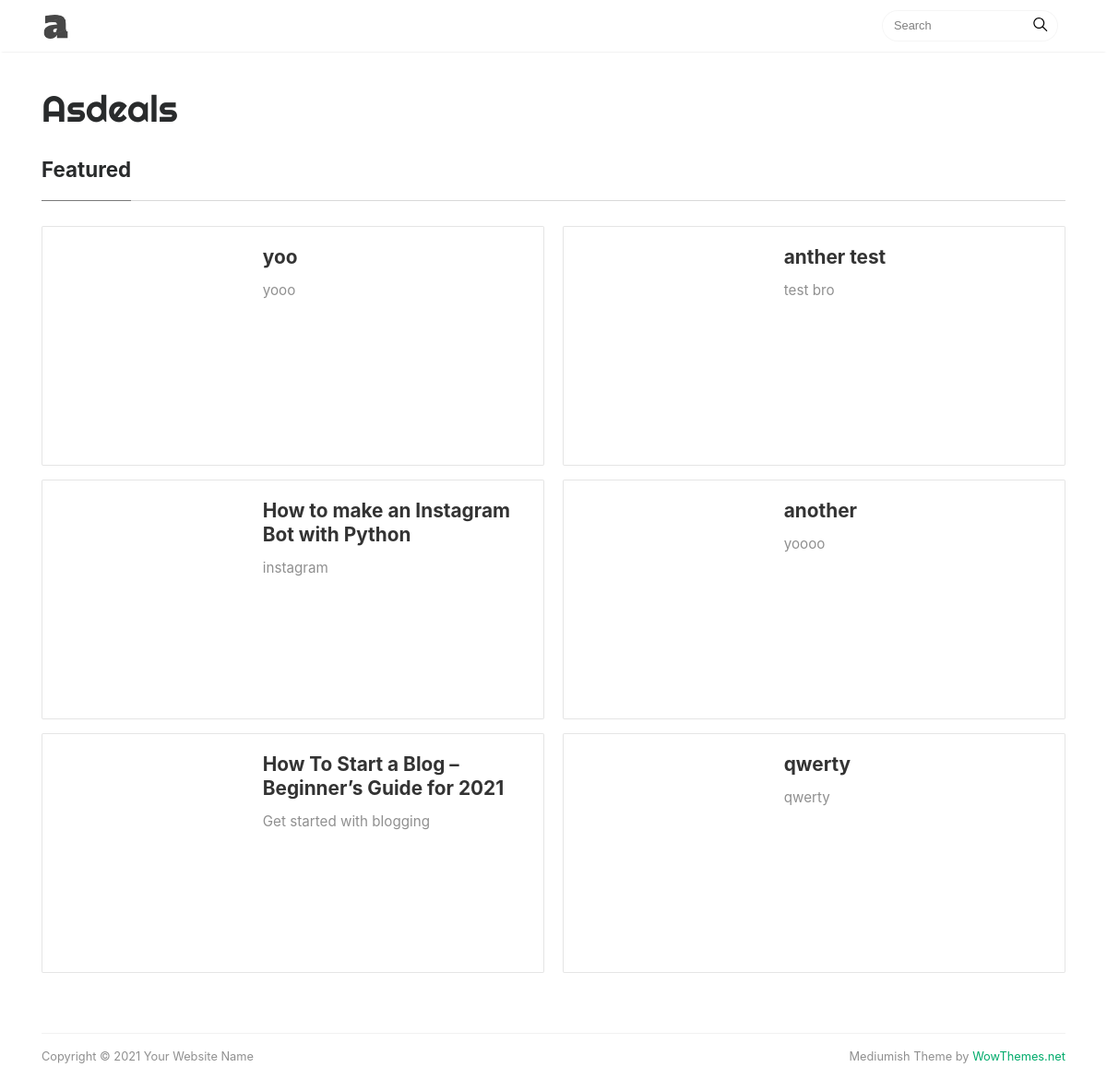
The page / on the database its author committed.
### blog/models.py (models this page shows)
class Post(models.Model):
    visitors = models.IntegerField(default=0)
    title = models.TextField()
    post = models.TextField()
    post_json = models.TextField()
    thumbnail = models.TextField()
    caption = models.TextField()
    created = models.DateField(auto_now_add=True)

### blog/views.py (the view)
# urls.py: path('', views.index, name="index"),
def index(request):
    posts = Post.objects.all()
    return render(request, "index.html", {'posts':posts})

### templates/index.html (shortened to what this page needs)
{% load static %}
<!DOCTYPE html>
<html lang="en">
<head>
<link href="{% static 'assets/css/bootstrap.min.css' %}" rel="stylesheet">
<link href="https://maxcdn.bootstrapcdn.com/font-awesome/4.7.0/css/font-awesome.min.css" rel="stylesheet">
<link href="{% static 'assets/css/mediumish.css' %}" rel="stylesheet">
</head>
<body>
<nav class="navbar navbar-toggleable-md navbar-light bg-white fixed-top mediumnavigation">
<div class="container">
	<a class="navbar-brand" href="/">
	<img src="{% static 'assets/img/logo.png' %}" alt="logo">
	</a>
	<div class="collapse navbar-collapse" id="navbarsExampleDefault">
		<form class="form-inline my-2 my-lg-0" action="/search/" method="GET">
			<input name="q" class="form-control mr-sm-2" type="text" placeholder="Search">
			<span class="search-icon"><svg class="svgIcon-use" width="25" height="25" viewbox="0 0 25 25"><path d="M20.067 18.933l-4.157-4.157a6 6 0 1 0-.884.884l4.157 4.157a.624.624 0 1 0 .884-.884zM6.5 11c0-2.62 2.13-4.75 4.75-4.75S16 8.38 16 11s-2.13 4.75-4.75 4.75S6.5 13.62 6.5 11z"></path></svg></span>
		</form>
	</div>
</div>
</nav>
<div class="container">
	<div class="mainheading">
		<h1 class="sitetitle">Asdeals</h1>
	</div>
	<section class="featured-posts">
	<div class="section-title">
		<h2><span>Featured</span></h2>
	</div>
	<div class="card-columns listfeaturedtag">
		{% for post in posts %}
		<div class="card">
			<div class="row">
				<div class="col-md-5 wrapthumbnail">
					<a href="/{{post.title|slugify}}-{{post.id}}/">
						<div class="thumbnail" style="background-image:url({{post.thumbnail}}); object-fit: cover;">
						</div>
					</a>
				</div>
				<div class="col-md-7">
					<div class="card-block">
						<h2 class="card-title"><a href="/{{post.title|slugify}}-{{post.id}}/">{{post.title}}</a></h2>
						<h4 class="card-text">{{post.caption}}</h4>
					</div>
				</div>
			</div>
		</div>
		{% endfor %}
	</div>
	</section>
	<div class="footer">
		<p class="pull-left">
			 Copyright &copy;  Your Website Name
		</p>
		<p class="pull-right">
			 Mediumish Theme by <a target="_blank" href="https://www.wowthemes.net">WowThemes.net</a>
		</p>
		<div class="clearfix">
		</div>
	</div>
</div>
</body>
</html>

### static/assets/css/mediumish.css (style rules this page uses)
body { padding-top:5rem; }
.mainheading { padding:1rem 0rem; }
a { color:#00ab6b; }
a,a:hover { transition:all 0.2s; }
.mediumnavigation { background:rgba(255,255,255,.97); box-shadow:0 2px 2px -2px rgba(0,0,0,.15); }
section { margin-bottom:20px; }
.section-title h2 { border-bottom:1px solid rgba(0,0,0,.15); margin-bottom:25px; font-weight:700; font-size:1.4rem; margin-bottom:27px; }
.section-title span { border-bottom:1px solid rgba(0,0,0,.44); display:inline-block; padding-bottom:20px; margin-bottom:-1px; }
@media (min-width:576px) { .card-columns.listfeaturedtag { -webkit-column-count:2; -moz-column-count:2; column-count:2; } }
.card-columns .card { margin-bottom:20px; }
.listfeaturedtag .wrapthumbnail { height:258px; flex:0 0 auto; }
.listfeaturedtag .card { border:1px solid rgba(0,0,0,.1); border-radius:2px; height:260px; padding-left:0; margin-bottom:15px; }
.listfeaturedtag .thumbnail { background-size:cover; height:100%; display:block; background-position:38% 22% !important; background-origin:border-box!important; border-top-left-radius:2px; }
.listfeaturedtag .card-block { padding-left:0; }
.listfeaturedtag h2.card-title,.listrecent h2.card-title { font-size:1.3rem; font-weight:700; line-height: 1.25; }
.listfeaturedtag h2.card-title a,.listrecent h2.card-title a { color:rgba(0,0,0,.8); }
.listfeaturedtag h4.card-text,.listrecent h4.card-text { color:rgba(0,0,0,.44); font-size:0.95rem; line-height:1.4; font-weight:400; }
.mediumnavigation .form-control { font-size:0.8rem; border-radius:30px; overflow:hidden; border:1px solid rgba(0,0,0,0.04); }
.mediumnavigation .form-inline { margin-left:15px; }
.mediumnavigation .navbar-brand { font-weight:500; }
.mediumnavigation .search-icon { margin-left:-40px; display:inline-block; margin-top:3px; cursor:pointer; }
.mediumnavigation .navbar-brand img { max-height:30px; margin-right:5px; }
.mainheading h1.sitetitle { font-family:Righteous; }
.footer { border-top:1px solid rgba(0,0,0,.05)!important; padding-top:15px; padding-bottom:12px; font-size:0.8rem; color:rgba(0,0,0,.44); margin-top:50px; }
.card { border-radius:4px; }

### rows shown on the page
Post: title "yoo", caption "yooo"
Post: title "How to make an Instagram Bot with Python", caption "instagram"
Post: title "How To Start a Blog – Beginner’s Guide for 2021", caption "Get started with blogging"
Post: title "anther test", caption "test bro"
Post: title "another", caption "yoooo"
Post: title "qwerty", caption "qwerty"
